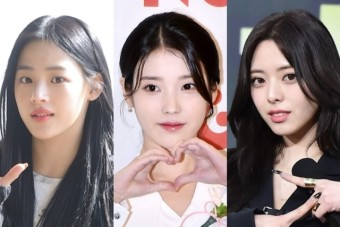
#> input picture example/image.jpg, 340 x 227 px
$ python mosaic.py
#> lines starting #> are read from the running program, lines starting #| are printed output that depends on the picture
'''
* 역할부여
당신은 정말 쉽게 파이썬을 가르쳐 주는 교사입니다.
저는 파이썬 기초 문법 정도만 알고 있는 입무자 수준의 5학년 학생입니다.
지금부터 단계별로 질문하겠습니다.
각 질문에 맞춰서 답변해 주세요

* 패키지 소개 받기
사람 얼굴이 포함된 이미지에서 사람 얼굴을 모자이크 처리하는 파이썬 프로그램을 만들고 싶습니다.
이 프로그램을 만들때 사용할 수 있는 파이썬 패키지 3개를 장단점과 함께 소개해 주세요
이 패키지 중에서 가장 많은 사람들이 사용하고 초보자가 사용하기 쉬운 패키지를 선택해 주고 그 이유를 알려주세요.
코드는 필요없습니다.

* 패키지 함수 소개
opencv에서 가장 많이 사용되는 함수 10개를 알려주세요
각 함수의 이름과 간략한 설명, 쉽고 간단한 예시 코드를 보여주세요

* 패키지를 이용한 프로그램 만들기
사람 얼굴이 포함된 이미지에서 사람 얼굴을 모자이크 처리하는 파이썬 프로그램을 만들고 싶습니다.
opencv에서 가장 많이 사용되고 사용하기 쉬운 함수를 조합해서 최대한 간단한 코드를 작성해 주세요.
각 기능마다 주석이 달려있어야 하고 코드에는 오류가 없어야 합니다.
제가 잘 이해할 수 있도록 각 코드 라인마다 구체적으로 설명해 주세요

모자이크된 이미지를 저장하는 코드도 추가해줘

'''

import cv2  # OpenCV 라이브러리를 불러옵니다.

# 1. 이미지 읽기
image = cv2.imread('image.jpg')  # 'image.jpg' 파일에서 이미지를 읽어옵니다.
#> image is the input picture: shape (227, 340, 3); mean B, G, R 129.3, 129.7, 144.3
# 이미지를 그레이스케일로 변환하여 얼굴 인식 속도를 높입니다.
gray_image = cv2.cvtColor(image, cv2.COLOR_BGR2GRAY)
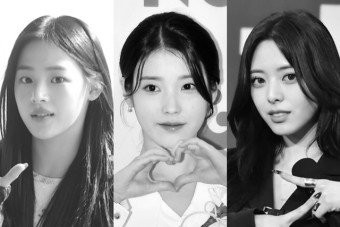
#> gray_image: shape (227, 340); min 1, max 255, mean 134

# 2. 얼굴 인식을 위한 분류기 로드
# OpenCV에서 제공하는 얼굴 검출용 Haar Cascade 분류기를 로드합니다.
face_cascade = cv2.CascadeClassifier(cv2.data.haarcascades + 'haarcascade_frontalface_default.xml')

# 3. 얼굴 검출
# detectMultiScale 함수는 이미지에서 얼굴을 찾아 위치와 크기를 반환합니다.
# scaleFactor는 이미지 크기 조정을 위한 값, minNeighbors는 얼굴 검출의 정확도 조정 값입니다.
faces = face_cascade.detectMultiScale(gray_image, scaleFactor=1.1, minNeighbors=5)
#> faces = [[240, 55, 71, 71], [121, 52, 95, 95], [4, 50, 83, 83]]

# 4. 얼굴 영역에 모자이크 처리
for (x, y, w, h) in faces:  # 검출된 얼굴의 위치(x, y)와 크기(w, h)를 반복문으로 처리합니다.
    # 얼굴 부분만 잘라냅니다.
    face = image[y:y + h, x:x + w]

    # 모자이크 처리를 위해 얼굴 이미지를 작은 크기로 축소합니다.
    face_small = cv2.resize(face, (w // 10, h // 10))

    # 축소한 얼굴 이미지를 다시 원래 크기로 확대합니다.
    face_mosaic = cv2.resize(face_small, (w, h), interpolation=cv2.INTER_LINEAR)

    # 원본 이미지에서 얼굴 부분을 모자이크 이미지로 교체합니다.
    image[y:y + h, x:x + w] = face_mosaic
#> this loop made 3 passes
#> pass 1, `face = image[y:y + h, x:x + w]`:
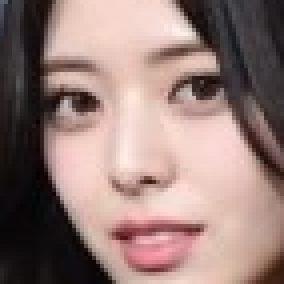
#> face: shape (71, 71, 3) (shown 4 times larger); mean B, G, R 120, 124.9, 149.8
#> pass 1, `face_mosaic = cv2.resize(face_small, (w, h), interpolation=cv2.INTER_L..`:
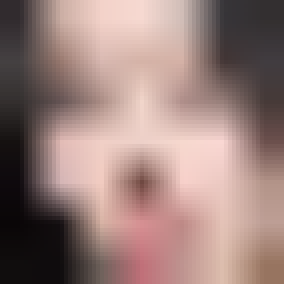
#> face_mosaic: shape (71, 71, 3) (shown 4 times larger); mean of channels 0, 1, 2 122.8, 127.6, 153.8; drawn as B, G, R
#> pass 2, `face = image[y:y + h, x:x + w]`:
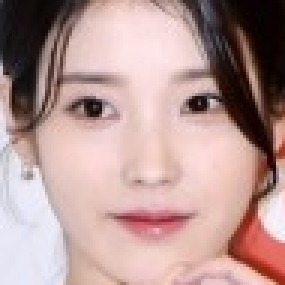
#> face: shape (95, 95, 3) (shown 3 times larger); mean B, G, R 149, 152.1, 182
#> pass 2, `face_mosaic = cv2.resize(face_small, (w, h), interpolation=cv2.INTER_L..`:
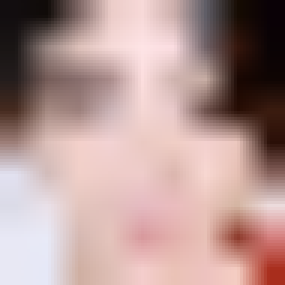
#> face_mosaic: shape (95, 95, 3) (shown 3 times larger); mean of channels 0, 1, 2 148.2, 151.1, 179.9; drawn as B, G, R
#> after the loop:
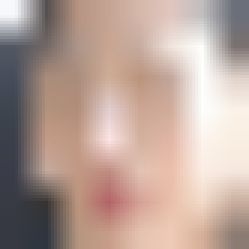
#> face: shape (83, 83, 3) (shown 3 times larger); mean B, G, R 152.2, 161.4, 183.8
#> after the loop:
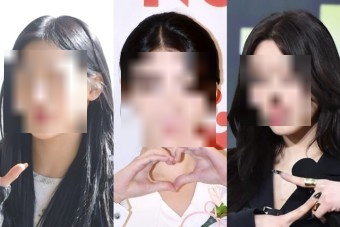
#> image: shape (227, 340, 3); mean B, G, R 129.5, 130, 144.5

# 5. 모자이크된 이미지 저장
cv2.imwrite('mosaic_image.jpg', image)  # 모자이크된 이미지를 'mosaic_image.jpg'로 저장합니다.
print("모자이크된 이미지를 저장했습니다.")

# 6. 결과 이미지 출력
cv2.imshow('Mosaic Image', image)  # 모자이크 처리가 된 이미지를 화면에 표시합니다.
cv2.waitKey(0)  # 키 입력을 기다립니다.
cv2.destroyAllWindows()  # 모든 창을 닫아줍니다.
